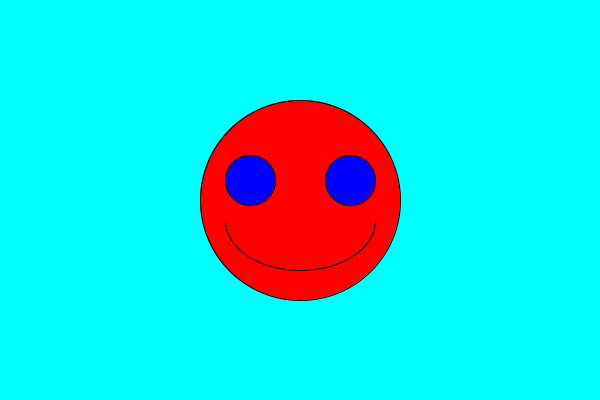
Frame 1 (no input)
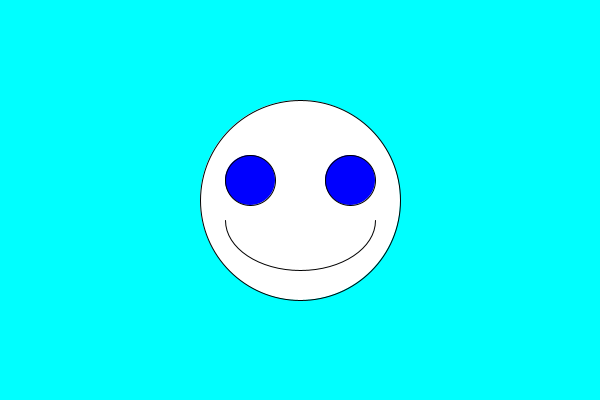
Frame 60 (the mouse pressed at the canvas centre just before this capture)
Frame 120 (the mouse held since frame 60 and released just before this capture): identical to frame 60, image omitted

The Processing sketch that drew these frames (run headless with seeded random() and noise(); from frame 60 on, the mouse is pressed at the canvas centre):

// Processing sketch: sketch_25_3
// ── sketch_25_3.pde
int toggle = 1,count = 0;
void setup(){
  size(600,400);
  frameRate(5);
}
void draw(){
  background(0,255,255);
  if((count++ % 10) == 0){ 
    if(toggle == 0) toggle = 1;
    else toggle = 0;
  }
  println(count);
  smile();
}
void smile(){
  if(toggle == 0) fill(255,0,0);
  else fill(255);
  circle(300,200,200);
  fill(0,0,255);
  circle(250,180,50);
  circle(350,180,50);
  noFill();
  arc(300,220,150,100,0,PI);
}
